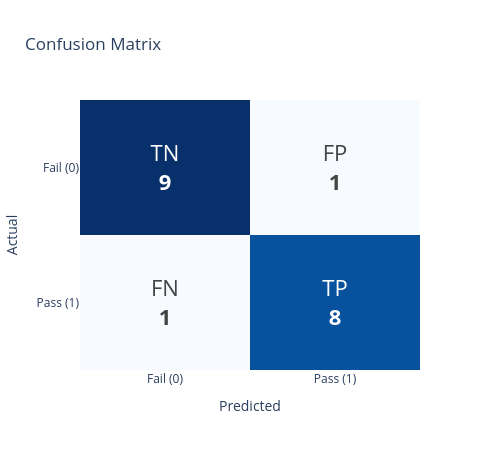

Notebook code cell kept with this figure:
### Markdown cell above
### 7.1 Confusion matrix (computed with NumPy)

| | Predicted Fail | Predicted Pass |
|---|---|---|
| **Actually Failed** | **TN**: correctly said Fail | **FP**: said Pass, but failed |
| **Actually Passed** | **FN**: said Fail, but passed | **TP**: correctly said Pass |

- **Accuracy** = (TP + TN) / all  
- **Precision** = TP / (TP + FP): of those we said would pass, how many did  
- **Recall** = TP / (TP + FN): of those who passed, how many we caught  

**Reading the chart below**  
- **Rows** = real outcome, **columns** = prediction  
- **Diagonal** = correct, **off-diagonal** = mistakes, **darker** = more students

### Code cell
tn = np.sum((passed == 0) & (predicted == 0))
fp = np.sum((passed == 0) & (predicted == 1))
fn = np.sum((passed == 1) & (predicted == 0))
tp = np.sum((passed == 1) & (predicted == 1))
cm = np.array([[tn, fp], [fn, tp]])

labels = ["Fail (0)", "Pass (1)"]
names = [["TN", "FP"], ["FN", "TP"]]
text = [[f"{names[i][j]}<br><b>{cm[i][j]}</b>" for j in range(2)] for i in range(2)]

fig = go.Figure(go.Heatmap(z=cm, x=labels, y=labels, text=text, texttemplate="%{text}",
                           textfont=dict(size=22), colorscale="Blues", showscale=False,
                           hovertemplate="Actual: %{y}<br>Predicted: %{x}<br>Students: %{z}<extra></extra>"))
fig.update_layout(title="Confusion Matrix", template="plotly_white", xaxis_title="Predicted",
                  yaxis_title="Actual", yaxis=dict(autorange="reversed"), height=450, width=500)
fig.show()

accuracy = (tp + tn) / cm.sum()
precision = tp / (tp + fp)
recall = tp / (tp + fn)
print(f"Accuracy {accuracy:.2%}  |  Precision {precision:.2%}  |  Recall {recall:.2%}")

### Figure 1 — Plotly figure (JSON) as saved in the notebook; plotly's stock layout.template omitted (floating-point values rounded to 4 significant figures)
{"data": [{"colorscale": [[0, "rgb(247,251,255)"], [0.125, "rgb(222,235,247)"], [0.25, "rgb(198,219,239)"], [0.375, "rgb(158,202,225)"], [0.5, "rgb(107,174,214)"], [0.625, "rgb(66,146,198)"], [0.75, "rgb(33,113,181)"], [0.875, "rgb(8,81,156)"], [1, "rgb(8,48,107)"]], "hovertemplate": "Actual: %{y}<br>Predicted: %{x}<br>Students: %{z}<extra></extra>", "showscale": false, "text": [["TN<br><b>9</b>", "FP<br><b>1</b>"], ["FN<br><b>1</b>", "TP<br><b>8</b>"]], "textfont": {"size": 22}, "texttemplate": "%{text}", "type": "heatmap", "x": ["Fail (0)", "Pass (1)"], "y": ["Fail (0)", "Pass (1)"], "z": [[9, 1], [1, 8]]}], "layout": {"height": 450, "title": {"text": "Confusion Matrix"}, "width": 500, "xaxis": {"title": {"text": "Predicted"}}, "yaxis": {"autorange": "reversed", "title": {"text": "Actual"}}}}
